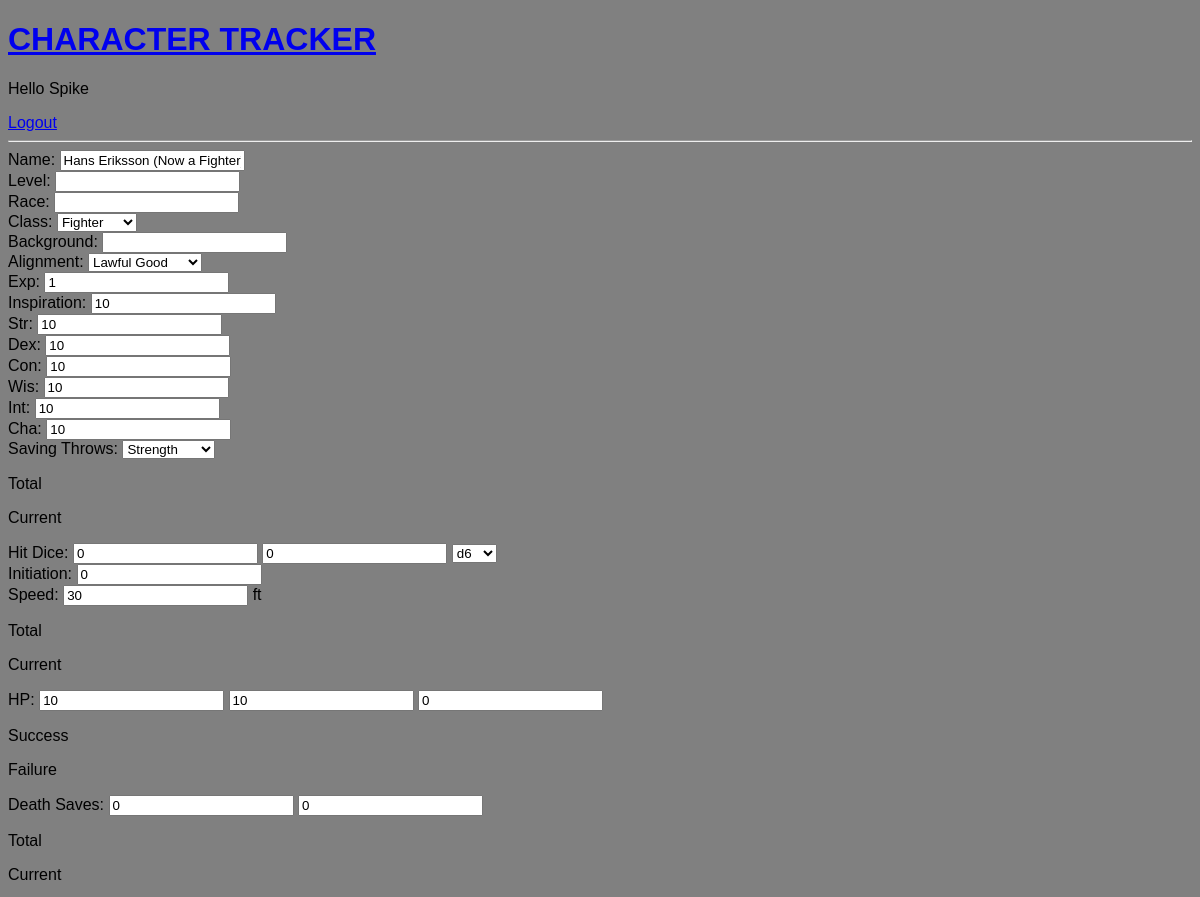
Before: /update-sheet/5/ (signed in, upper part) with the older database file.
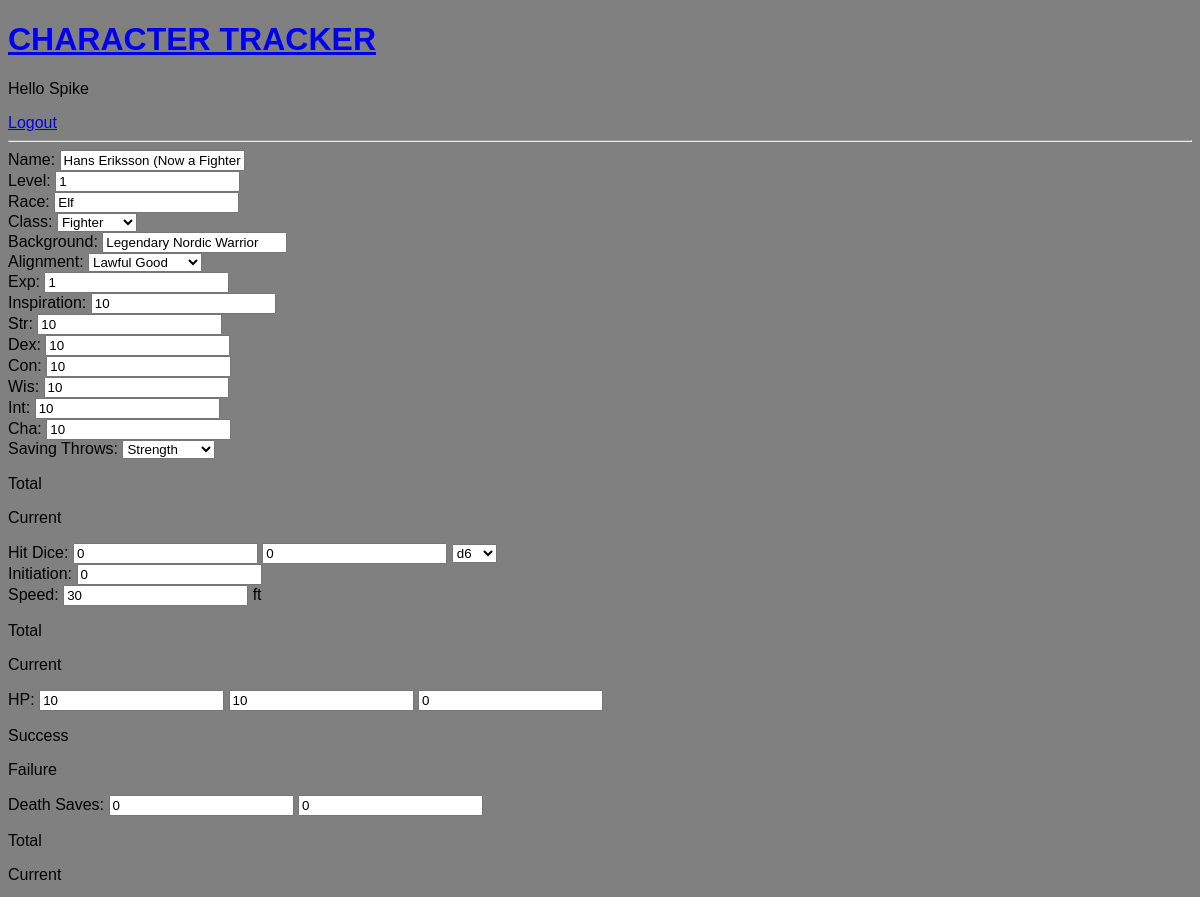
After: the same page with the newer database file.
### base/models.py (models this page shows, shortened)
class Sheet(models.Model):
    user = models.ForeignKey(User, on_delete=models.CASCADE, null=True)
    name = models.CharField(max_length=60, null=True)
    lvl = models.IntegerField(default=1, validators=[MaxValueValidator(20), MinValueValidator(1)])
    race = models.CharField(max_length=60, null=True)
    CLASS_CHOICES = [
        ('Fighter', 'Fighter'),
        ('Barbarian', 'Barbarian'),
        ('Rogue', 'Rogue'),
    ]
    classes = models.CharField(max_length=20, choices=CLASS_CHOICES, default='Fighter')
    background = models.CharField(max_length=60, null=True)
    ALIGN_CHOICES = [
        ('Lawful Good', 'Lawful Good'),
        ('Neutral Good', 'Neutral Good'),
        ('Chaotic Good', 'Chaotic Good'),
        ('Lawful Neutral', 'Lawful Neutral'),
        ('True Neutral', 'True Neutral'),
        ('Chaotic Neutral', 'Chaotic Neutral'),
        ('Lawful Evil', 'Lawful Evil'),
        ('Neutral Evil', 'Neutral Evil'),
        ('Chaotic Evil', 'Chaotic Evil'),
    ]
    alignment = models.CharField(max_length=20, choices=ALIGN_CHOICES, default='Chaotic Good')
    exp = models.IntegerField(default=0, validators=[MinValueValidator(0)])
    inspiration = models.IntegerField(default=0, validators=[MinValueValidator(0)])
    str = models.IntegerField(default=10, validators=[MaxValueValidator(30), MinValueValidator(0)])
    dex = models.IntegerField(default=10, validators=[MaxValueValidator(30), MinValueValidator(0)])
    con = models.IntegerField(default=10, validators=[MaxValueValidator(30), MinValueValidator(0)])
    wis = models.IntegerField(default=10, validators=[MaxValueValidator(30), MinValueValidator(0)])
    int = models.IntegerField(default=10, validators=[MaxValueValidator(30), MinValueValidator(0)])
    cha = models.IntegerField(default=10, validators=[MaxValueValidator(30), MinValueValidator(0)])
    SAV_THROW = [('Str', 'Strength'),
                 ('Dex', 'Dexterity'),
                 ('Con', 'Constitution'),
                 ('Int', 'Intelligence'),
                 ('Wis', 'Wisdom'),
                 ('Cha', 'Charisma')
                 ]
    savThrow = MultiSelectField(choices=SAV_THROW, blank=True)
    numHitDice = models.IntegerField(default=0, validators=[MinValueValidator(0)])
    currentHitDice = models.IntegerField(default=0, validators=[MinValueValidator(0)])
    DICE_CHOICES = [
        ('d4', 'd4'),
        ('d6', 'd6'),
        ('d8', 'd8'),
        ('d10', 'd10'),
        ('d12', 'd12'),
    ]
    hitDice = models.CharField(max_length=3, choices=DICE_CHOICES, default="d6")
    initiationRoll = models.IntegerField(default=0, validators=[MinValueValidator(0)])
    speed = models.IntegerField(default=30, validators=[MinValueValidator(0)])
    maxHp = models.IntegerField(default=10, validators=[MinValueValidator(0)])
    current = models.IntegerField(default=10)
    tempHp = models.IntegerField(default=0, validators=[MinValueValidator(0)])
    deathFail = models.IntegerField(default=0, validators=[MaxValueValidator(3), MinValueValidator(0)])
    deathSuccess = models.IntegerField(default=0, validators=[MaxValueValidator(3), MinValueValidator(0)])
    armourAC = models.IntegerField(default=10, validators=[MinValueValidator(0)])
    pp = models.IntegerField(default=0, validators=[MinValueValidator(0)])
    gp = models.IntegerField(default=0, validators=[MinValueValidator(0)])
    sp = models.IntegerField(default=0, validators=[MinValueValidator(0)])
    cp = models.IntegerField(default=0, validators=[MinValueValidator(0)])
    equipment = models.TextField(null=True, blank=True)
    SKILL_CHOICES = (('Acrobatics', 'Acrobatics (Dex)'),
                     ('Animal Handling', 'Animal Handling (Wis)'),
                     ('Arcana', 'Arcana (Int)'),
                     ('Athletics', 'Athletics (Str)'),
                     ('Deception', 'Deception (Cha)'),
                     ('History', 'History (Int)'),
                     ('Insight', 'Insight (Wis)'),
                     ('Intimidation', 'Intimidation (Cha)'),
                     ('Investigation', 'Investigation (Int)'),
                     ('Medicine', 'Medicine (Wis)'),
                     ('Nature', 'Nature (Wis)'),
                     ('Perception', 'Perception (Wis)'),
                     ('Performance', 'Performance (Cha)'),
                     ('Persuasion', 'Persuasion (Cha)'),
                     ('Religion', 'Religion (Int)'),
                     ('Sleight of Hand', 'Sleight of Hand (Dex)'),
                     ('Stealth', 'Stealth (Dex)'),
                     ('Survival', 'Survival (Wis)'),
                     )
    skills = MultiSelectField(choices=SKILL_CHOICES, blank=True)
    language = models.TextField(null=True, blank=True)
    proficiencies = models.TextField(null=True, blank=True)
    personality = models.TextField(null=True, blank=True)
    ideals = models.TextField(null=True, blank=True)
    bonds = models.TextField(null=True, blank=True)
    flaws = models.TextField(null=True, blank=True)
    features = models.TextField(null=True, blank=True)
    spells = models.TextField(null=True, blank=True)
    notes = models.TextField(null=True, blank=True)
    updated = models.DateTimeField(auto_now=True)
    created = models.DateTimeField(auto_now_add=True)

### base/views.py (the view)
# urls.py: path('update-sheet/<str:pk>/', views.update_sheet, name="update-sheet"),
@login_required(login_url='/login')  # can only be used by users that are logged in, else redirect to login page
def update_sheet(request, pk):
    sheet = Sheet.objects.get(id=pk)  # get sheet with ID
    form = SheetForm(instance=sheet)  # get current form
    if request.user != sheet.user and not request.user.is_superuser:  # only admins or users can edit their own sheets
        return redirect('home')
    if request.method == 'POST':
        form = SheetForm(request.POST, instance=sheet)  # get form for post
        if form.is_valid():  # if valid, save, then redirect to previous location
            form.save()
            return redirect(f'/sheet/{pk}')
    context = {'form': form}
    return render(request, 'base/sheet_form.html', context)  # render existing form

### base/templates/base/sheet_form.html (shortened to what this page needs)
{% extends 'main.html' %}
{% block content%}
<div>
    <form method="POST" action="">
        <div class="header">
            <div class="fieldWrapper">
                <label for="{{ form.name.id_for_label }}"> Name:</label>
                {{ form.name }}
            </div>
            <div class="fieldWrapper">
                <label for="{{ form.lvl.id_for_label }}"> Level:</label>
                {{ form.lvl }}
            </div>
            <div class="fieldWrapper">
                <label for="{{ form.name.id_for_label }}"> Race:</label>
                {{ form.race }}
            </div>
            <div class="fieldWrapper">
                <label for="{{ form.name.id_for_label }}"> Class:</label>
                {{ form.classes }}
            </div>
            <div class="fieldWrapper">
                <label for="{{ form.name.id_for_label }}"> Background:</label>
                {{ form.background }}
            </div>
            <div class="fieldWrapper">
                <label for="{{ form.name.id_for_label }}"> Alignment:</label>
                {{ form.alignment }}
            </div>
            <div class="fieldWrapper">
                <label for="{{ form.name.id_for_label }}"> Exp:</label>
                {{ form.exp }}
            </div>
            <div class="fieldWrapper">
                <label for="{{ form.name.id_for_label }}"> Inspiration:</label>
                {{ form.inspiration }}
            </div>
        </div>
        <div class="statistics">
            <div class="fieldWrapper">
                <label for="{{ form.str.id_for_label }}"> Str:</label>
                {{ form.str }}
            </div>
            <div class="fieldWrapper">
                <label for="{{ form.str.id_for_label }}"> Dex:</label>
                {{ form.dex }}
            </div>
            <div class="fieldWrapper">
                <label for="{{ form.str.id_for_label }}"> Con:</label>
                {{ form.con }}
            </div>
            <div class="fieldWrapper">
                <label for="{{ form.str.id_for_label }}"> Wis:</label>
                {{ form.wis }}
            </div>
            <div class="fieldWrapper">
                <label for="{{ form.str.id_for_label }}"> Int:</label>
                {{ form.int }}
            </div>
            <div class="fieldWrapper">
                <label for="{{ form.str.id_for_label }}"> Cha:</label>
                {{ form.cha }}
            </div>
        </div>
        <div class="saving throws">
            <div class="fieldWrapper">
                <label for="{{ form.savThrow.id_for_label }}"> Saving Throws:</label>
                {{ form.savThrow }}
            </div>
        </div>
        <div class="battle">
            <p>Total</p>
            <p>Current </p>
            <div class="fieldWrapper">
                <label for="{{ form.savThrow.id_for_label }}"> Hit Dice:</label>
                {{ form.numHitDice }}
                {{ form.currentHitDice }}
                {{ form.hitDice }}
            </div>
            <div class="fieldWrapper">
                <label for="{{ form.savThrow.id_for_label }}"> Initiation:</label>
                {{ form.initiationRoll }}
            </div>
            <div class="fieldWrapper">
                <label for="{{ form.savThrow.id_for_label }}"> Speed:</label>
                {{ form.speed }} ft
            </div>
            <div class="fieldWrapper">
                <p>Total</p>
                <p>Current </p>
                <label for="{{ form.savThrow.id_for_label }}"> HP:</label>
                {{ form.maxHp }}
                {{ form.current }}
                {{ form.tempHp }}
            </div>
            <div class="fieldWrapper">
                <p>Success</p>
                <p>Failure </p>
                <label for="{{ form.savThrow.id_for_label }}"> Death Saves:</label>
                {{ form.deathSuccess }}
                {{ form.deathFail }}
            </div>
        </div>
        <div class="equipment">
            <p>Total</p>
            <p>Current </p>
        </div>
    </form>
</div>
{% endblock content %}

Changed rows visible on the page:
changed Sheet "Hans Eriksson (Now a Fighter)": lvl (not shown) → "1"; race (not shown) → "Elf"; background (not shown) → "Legendary Nordic Warrior"
